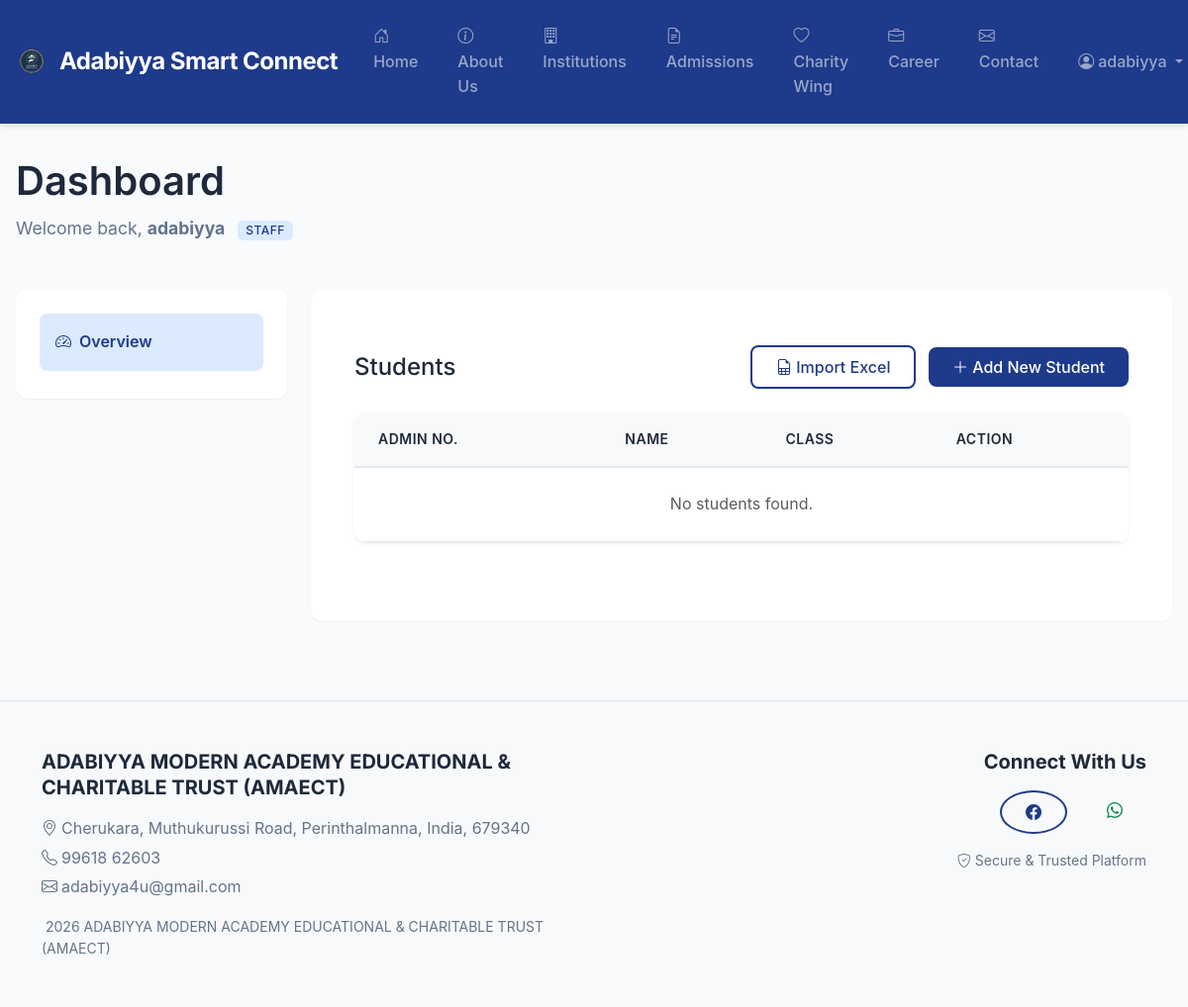
The page /academics/students/ (signed in) on the database as committed earlier.
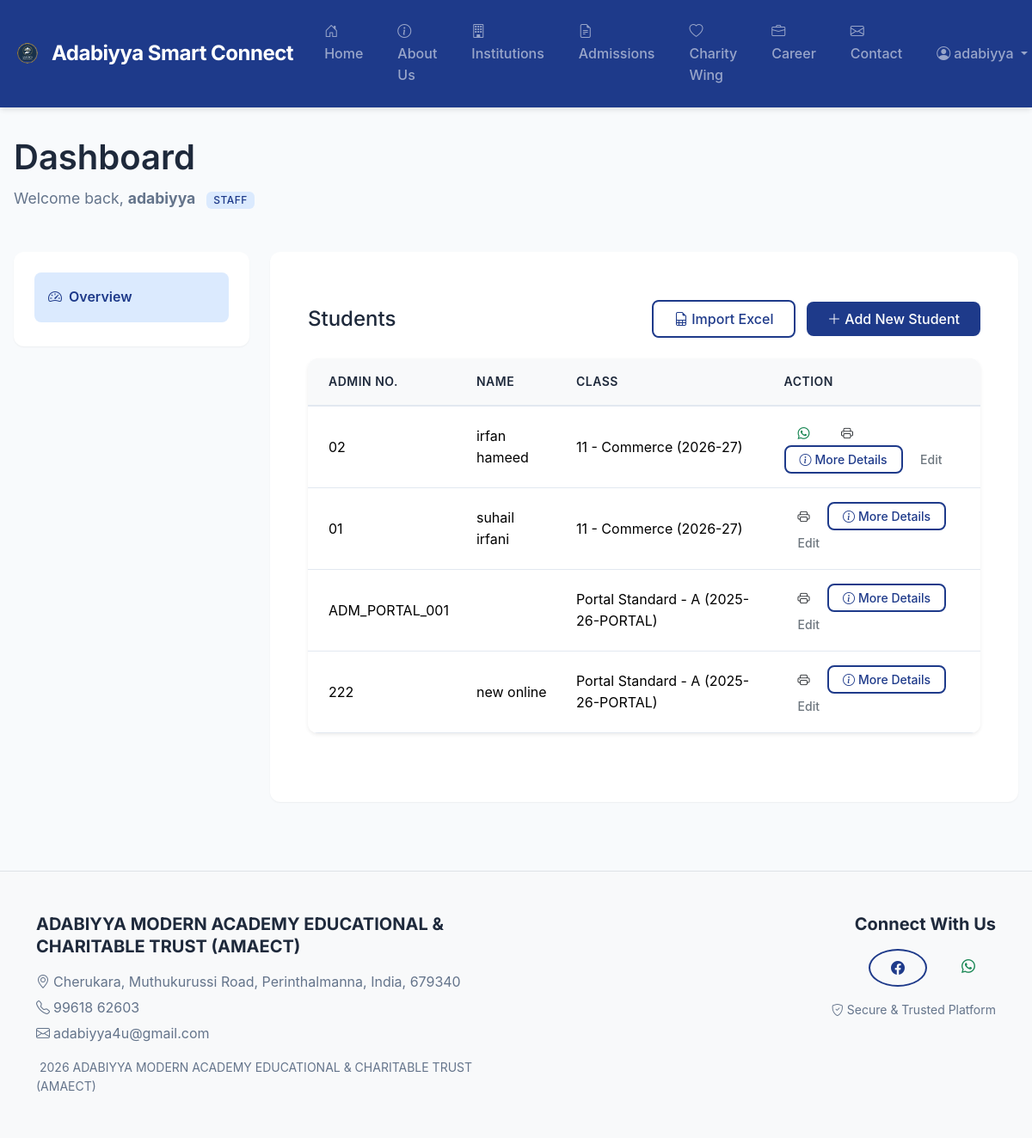
The same page on the database as committed later.
### academics/models.py (models this page shows, shortened)
class StudentProfile(models.Model):
    user = models.OneToOneField(
        settings.AUTH_USER_MODEL,
        on_delete=models.CASCADE,
        related_name="student_profile",
    )
    admission_number = models.CharField(max_length=50, unique=True)
    whatsapp_number = models.CharField(max_length=20, blank=True, help_text=_("Active WhatsApp number"))
    date_of_birth = models.DateField()
    classroom = models.ForeignKey(
        ClassRoom,
        on_delete=models.PROTECT,
        related_name="students",
    )
    father_name = models.CharField(max_length=100, blank=True)
    mother_name = models.CharField(max_length=100, blank=True)
    address = models.TextField(blank=True)
    blood_group = models.CharField(
        max_length=5,
        blank=True,
        choices=[
            ('A+', 'A+'), ('A-', 'A-'), ('B+', 'B+'), ('B-', 'B-'),
            ('AB+', 'AB+'), ('AB-', 'AB-'), ('O+', 'O+'), ('O-', 'O-')
        ]
    )

class ClassRoom(models.Model):
    institution = models.ForeignKey(
        Institution,
        on_delete=models.PROTECT,
        related_name="classrooms",
    )
    academic_year = models.ForeignKey(
        AcademicYear,
        on_delete=models.PROTECT,
        related_name="classrooms",
    )
    standard = models.CharField(
        max_length=50,
        help_text=_("e.g. Grade 1, BA Arabic, etc."),
    )
    division = models.CharField(max_length=10, blank=True, help_text=_("e.g. A, B"))
    class Meta:
        unique_together = ("institution", "academic_year", "standard", "division")
        verbose_name = _("Class Room")
        verbose_name_plural = _("Class Rooms")
    def __str__(self) -> str:
        div = f" - {self.division}" if self.division else ""
        return f"{self.standard}{div} ({self.academic_year})"

### accounts/models.py (models this page shows, shortened)
class User(AbstractUser):
    class Roles(models.TextChoices):
        ADMIN = "ADMIN", _("Admin")
        STAFF = "STAFF", _("Staff")
        STUDENT = "STUDENT", _("Student")
        PARENT = "PARENT", _("Parent")
        SPONSOR = "SPONSOR", _("Sponsor")
        COMMITTEE = "COMMITTEE", _("Committee Member")
        APPLICANT = "APPLICANT", _("Applicant")
    role = models.CharField(
        _("role"),
        max_length=20,
        choices=Roles.choices,
        default=Roles.STAFF,
    )
    phone = models.CharField(_("phone number"), max_length=20, blank=True)
    is_phone_verified = models.BooleanField(default=False)
    organization_name = models.CharField(
        max_length=255, blank=True, help_text="Institution or branch name (optional)."
    )

### core/models.py (models this page shows)
class AcademicYear(models.Model):
    name = models.CharField(
        max_length=20,
        unique=True,
        help_text=_("Display label, e.g. 2025-26"),
    )
    start_date = models.DateField()
    end_date = models.DateField()
    is_active = models.BooleanField(default=False)
    class Meta:
        ordering = ["-start_date"]
    def __str__(self) -> str:
        return self.name

### academics/views.py (the view)
# urls.py: path("students/", views.StudentListView.as_view(), name="student_list"),
class StudentListView(RoleRequiredMixin, ListView):
    model = StudentProfile
    template_name = "academics/student_list.html"
    context_object_name = 'students'
    paginate_by = 20
    allowed_roles = [User.Roles.ADMIN, User.Roles.STAFF]
    def get_queryset(self):
        return StudentProfile.objects.select_related('user', 'classroom').order_by('classroom__standard', 'user__first_name')

### accounts/permissions.py (called while the page is built)
    def test_func(self) -> bool:
        user: User = self.request.user
        if not user.is_authenticated:
            return False
        if not self.allowed_roles:
            return True
        return user.role in self.allowed_roles or user.is_superuser

### templates/academics/student_list.html
{% extends 'core/dashboard_base.html' %}
{% load static %}
{% block dashboard_content %}
<div class="container-fluid py-4">
    <div class="d-flex justify-content-between align-items-center mb-4">
        <h2 class="h4 mb-0">Students</h2>
        {% if user.is_staff or user.is_superuser %}
        <div>
            <a href="{% url 'academics:student_import' %}" class="btn btn-outline-primary me-2">
                <i class="bi bi-file-earmark-spreadsheet"></i> Import Excel
            </a>
            <a href="{% url 'academics:student_create' %}" class="btn btn-primary">
                <i class="bi bi-plus-lg"></i> Add New Student
            </a>
        </div>
        {% endif %}
    </div>
    <div class="card border-0 shadow-sm">
        <div class="card-body p-0">
            <div class="table-responsive">
                <table class="table table-hover mb-0">
                    <thead class="table-light">
                        <tr>
                            <th class="ps-4">Admin No.</th>
                            <th>Name</th>
                            <th>Class</th>
                            <th>Action</th>
                        </tr>
                    </thead>
                    <tbody>
                        {% for student in students %}
                        <tr>
                            <td class="ps-4">{{ student.admission_number }}</td>
                            <td>{{ student.user.get_full_name }}</td>
                            <td>{{ student.classroom }}</td>
                            <td>
                                {% if student.whatsapp_number %}
                                <a href="https://wa.me/{{ student.whatsapp_number }}" target="_blank"
                                    class="btn btn-sm btn-outline-success" title="Message on WhatsApp">
                                    <i class="bi bi-whatsapp"></i>
                                </a>
                                {% endif %}
                                <a href="{% url 'academics:student_certificate' student.pk %}" target="_blank"
                                    class="btn btn-sm btn-outline-dark" title="Print Certificate">
                                    <i class="bi bi-printer"></i>
                                </a>
                                <a href="{% url 'academics:student_detail' student.pk %}"
                                    class="btn btn-sm btn-outline-primary">
                                    <i class="bi bi-info-circle me-1"></i>More Details
                                </a>
                                {% if user.is_staff or user.is_superuser %}
                                <a href="{% url 'academics:student_update' student.pk %}"
                                    class="btn btn-sm btn-outline-secondary">
                                    Edit
                                </a>
                                {% endif %}
                            </td>
                        </tr>
                        {% empty %}
                        <tr>
                            <td colspan="4" class="text-center py-4 text-muted">No students found.</td>
                        </tr>
                        {% endfor %}
                    </tbody>
                </table>
            </div>
        </div>
    </div>
</div>
{% endblock %}

Rows that differ between the two databases and show on the page:
added StudentProfile: admission_number "02", user.get_full_name "irfan hameed", classroom "11 - Commerce (2026-27)"
added StudentProfile: admission_number "01", user.get_full_name "suhail irfani", classroom "11 - Commerce (2026-27)"
added StudentProfile: admission_number "ADM_PORTAL_001", classroom "Portal Standard - A (2025-26-PORTAL)"
added StudentProfile: admission_number "222", user.get_full_name "new online", classroom "Portal Standard - A (2025-26-PORTAL)"
Other text that changed with them:
text no longer shown: "No students found."
